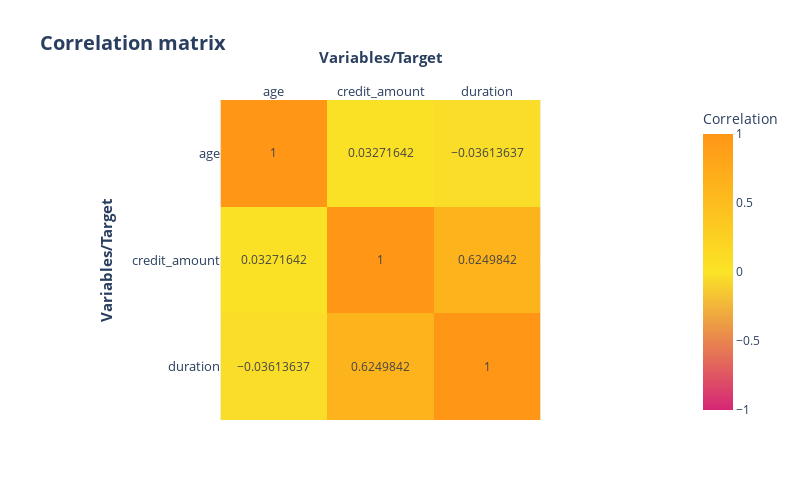

Notebook source saved alongside this figure:
### Code cell
fig = px.imshow(
    numeric_vars.corr(),
    text_auto = True,
    color_continuous_scale = [(0, '#D62677'), (0.5, '#FBE426'), (1, '#FF9616')],
    range_color = [-1, 1],
    title = 'Correlation matrix',
    labels=dict(x="Variables/Target", 
                y="Variables/Target", 
                color="Correlation"),
    width = 800,
    height = 500
)
fig.update_layout(titlefont = dict(size = 20, weight = 'bold'))
fig.update_xaxes(side="top", titlefont = dict(size = 15, weight = 'bold'), tickfont_size = 13, tickangle = 0)
fig.update_yaxes(titlefont = dict(size = 15, weight = 'bold'), tickfont_size = 13)
fig.update_annotations(font_size = 15)

fig.show()

### Figure 1 — Plotly figure (JSON) as saved in the notebook; plotly's stock layout.template omitted (floating-point values rounded to 4 significant figures)
{"data": [{"coloraxis": "coloraxis", "hovertemplate": "Variables/Target: %{x}<br>Variables/Target: %{y}<br>Correlation: %{z}<extra></extra>", "name": "0", "texttemplate": "%{z}", "type": "heatmap", "x": ["age", "credit_amount", "duration"], "xaxis": "x", "y": ["age", "credit_amount", "duration"], "yaxis": "y", "z": [[1, 0.03272, -0.03614], [0.03272, 1, 0.625], [-0.03614, 0.625, 1]]}], "layout": {"coloraxis": {"cmax": 1, "cmin": -1, "colorbar": {"title": {"text": "Correlation"}}, "colorscale": [[0, "#D62677"], [0.5, "#FBE426"], [1, "#FF9616"]]}, "height": 500, "title": {"font": {"size": 20, "weight": "bold"}, "text": "Correlation matrix"}, "width": 800, "xaxis": {"anchor": "y", "constrain": "domain", "domain": [0, 1], "scaleanchor": "y", "side": "top", "tickangle": 0, "tickfont": {"size": 13}, "title": {"font": {"size": 15, "weight": "bold"}, "text": "Variables/Target"}}, "yaxis": {"anchor": "x", "autorange": "reversed", "constrain": "domain", "domain": [0, 1], "tickfont": {"size": 13}, "title": {"font": {"size": 15, "weight": "bold"}, "text": "Variables/Target"}}}}
